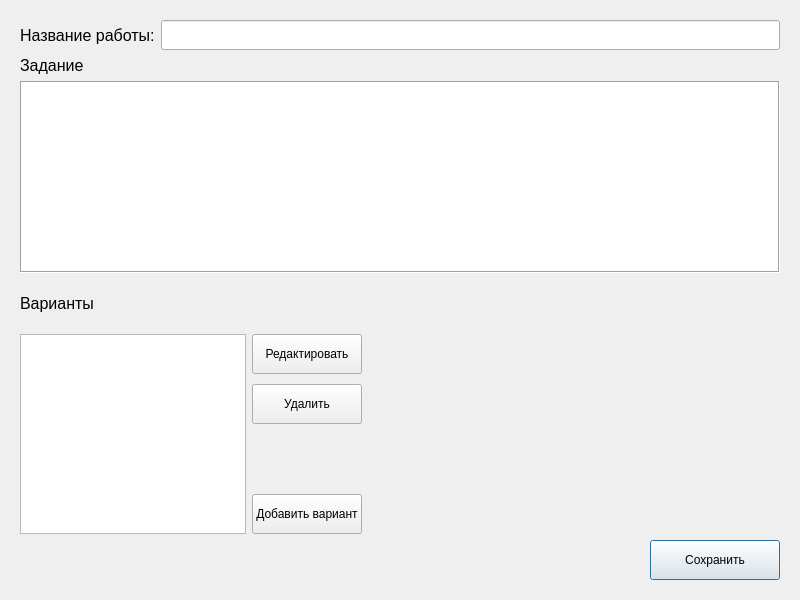
<?xml version="1.0" encoding="UTF-8"?>
<ui version="4.0">
 <class>testwindow</class>
 <widget class="QDialog" name="testwindow">
  <property name="geometry">
   <rect>
    <x>0</x>
    <y>0</y>
    <width>800</width>
    <height>600</height>
   </rect>
  </property>
  <property name="minimumSize">
   <size>
    <width>300</width>
    <height>300</height>
   </size>
  </property>
  <property name="windowTitle">
   <string>Dialog</string>
  </property>
  <layout class="QGridLayout" name="gridLayout_4">
   <item row="0" column="0">
    <widget class="QStackedWidget" name="stackedWidget">
     <property name="currentIndex">
      <number>0</number>
     </property>
     <widget class="QWidget" name="page_task">
      <layout class="QGridLayout" name="gridLayout_3">
       <item row="0" column="0">
        <layout class="QGridLayout" name="gridLayout">
         <property name="leftMargin">
          <number>0</number>
         </property>
         <item row="0" column="0" colspan="5">
          <layout class="QHBoxLayout" name="horizontalLayout">
           <item>
            <widget class="QLabel" name="label">
             <property name="font">
              <font>
               <pointsize>12</pointsize>
              </font>
             </property>
             <property name="text">
              <string>Название работы:</string>
             </property>
            </widget>
           </item>
           <item>
            <widget class="QLineEdit" name="lineEdit_lab_name">
             <property name="minimumSize">
              <size>
               <width>0</width>
               <height>30</height>
              </size>
             </property>
             <property name="font">
              <font>
               <pointsize>12</pointsize>
              </font>
             </property>
             <property name="text">
              <string/>
             </property>
            </widget>
           </item>
          </layout>
         </item>
         <item row="2" column="0" colspan="5">
          <widget class="QPlainTextEdit" name="TextEdit_lab_desc">
           <property name="font">
            <font>
             <pointsize>12</pointsize>
            </font>
           </property>
           <property name="frameShape">
            <enum>QFrame::Box</enum>
           </property>
          </widget>
         </item>
         <item row="9" column="4">
          <widget class="QPushButton" name="button_save_lab">
           <property name="minimumSize">
            <size>
             <width>130</width>
             <height>40</height>
            </size>
           </property>
           <property name="text">
            <string>Сохранить</string>
           </property>
          </widget>
         </item>
         <item row="1" column="0">
          <widget class="QLabel" name="label_2">
           <property name="font">
            <font>
             <pointsize>12</pointsize>
            </font>
           </property>
           <property name="text">
            <string>Задание</string>
           </property>
          </widget>
         </item>
         <item row="4" column="4">
          <spacer name="verticalSpacer">
           <property name="orientation">
            <enum>Qt::Vertical</enum>
           </property>
           <property name="sizeType">
            <enum>QSizePolicy::Preferred</enum>
           </property>
           <property name="sizeHint" stdset="0">
            <size>
             <width>20</width>
             <height>200</height>
            </size>
           </property>
          </spacer>
         </item>
         <item row="9" column="2">
          <spacer name="horizontalSpacer">
           <property name="orientation">
            <enum>Qt::Horizontal</enum>
           </property>
           <property name="sizeType">
            <enum>QSizePolicy::Preferred</enum>
           </property>
           <property name="sizeHint" stdset="0">
            <size>
             <width>300</width>
             <height>20</height>
            </size>
           </property>
          </spacer>
         </item>
         <item row="4" column="1">
          <layout class="QVBoxLayout" name="verticalLayout">
           <property name="spacing">
            <number>10</number>
           </property>
           <item>
            <widget class="QPushButton" name="button_edit_variant">
             <property name="minimumSize">
              <size>
               <width>0</width>
               <height>40</height>
              </size>
             </property>
             <property name="text">
              <string>Редактировать</string>
             </property>
            </widget>
           </item>
           <item>
            <widget class="QPushButton" name="button_delete_variant">
             <property name="minimumSize">
              <size>
               <width>0</width>
               <height>40</height>
              </size>
             </property>
             <property name="text">
              <string>Удалить</string>
             </property>
            </widget>
           </item>
           <item>
            <spacer name="horizontalSpacer_2">
             <property name="orientation">
              <enum>Qt::Vertical</enum>
             </property>
             <property name="sizeHint" stdset="0">
              <size>
               <width>20</width>
               <height>40</height>
              </size>
             </property>
            </spacer>
           </item>
           <item>
            <widget class="QPushButton" name="button_add_variant">
             <property name="minimumSize">
              <size>
               <width>0</width>
               <height>40</height>
              </size>
             </property>
             <property name="text">
              <string>Добавить вариант</string>
             </property>
            </widget>
           </item>
          </layout>
         </item>
         <item row="3" column="1">
          <spacer name="verticalSpacer_2">
           <property name="orientation">
            <enum>Qt::Vertical</enum>
           </property>
           <property name="sizeHint" stdset="0">
            <size>
             <width>20</width>
             <height>40</height>
            </size>
           </property>
          </spacer>
         </item>
         <item row="3" column="0">
          <widget class="QLabel" name="label_3">
           <property name="font">
            <font>
             <pointsize>12</pointsize>
            </font>
           </property>
           <property name="text">
            <string>Варианты</string>
           </property>
          </widget>
         </item>
         <item row="4" column="0">
          <widget class="QTableView" name="list_variants"/>
         </item>
        </layout>
       </item>
      </layout>
     </widget>
     <widget class="QWidget" name="page_variant">
      <layout class="QGridLayout" name="gridLayout_5">
       <item row="0" column="0">
        <layout class="QGridLayout" name="gridLayout_2">
         <property name="leftMargin">
          <number>0</number>
         </property>
         <item row="0" column="0" colspan="5">
          <layout class="QHBoxLayout" name="horizontalLayout_2">
           <item>
            <widget class="QLabel" name="label_4">
             <property name="font">
              <font>
               <pointsize>12</pointsize>
              </font>
             </property>
             <property name="text">
              <string>Вариант №</string>
             </property>
            </widget>
           </item>
           <item>
            <widget class="QLabel" name="label_number_variant">
             <property name="font">
              <font>
               <pointsize>12</pointsize>
              </font>
             </property>
             <property name="text">
              <string>10</string>
             </property>
            </widget>
           </item>
           <item>
            <spacer name="horizontalSpacer_5">
             <property name="orientation">
              <enum>Qt::Horizontal</enum>
             </property>
             <property name="sizeHint" stdset="0">
              <size>
               <width>40</width>
               <height>20</height>
              </size>
             </property>
            </spacer>
           </item>
          </layout>
         </item>
         <item row="5" column="4">
          <spacer name="verticalSpacer_3">
           <property name="orientation">
            <enum>Qt::Vertical</enum>
           </property>
           <property name="sizeType">
            <enum>QSizePolicy::Preferred</enum>
           </property>
           <property name="sizeHint" stdset="0">
            <size>
             <width>20</width>
             <height>200</height>
            </size>
           </property>
          </spacer>
         </item>
         <item row="5" column="1">
          <layout class="QVBoxLayout" name="verticalLayout_3">
           <property name="spacing">
            <number>10</number>
           </property>
           <item>
            <widget class="QPushButton" name="button_edit_tests">
             <property name="minimumSize">
              <size>
               <width>118</width>
               <height>40</height>
              </size>
             </property>
             <property name="text">
              <string>Редактировать</string>
             </property>
            </widget>
           </item>
           <item>
            <widget class="QPushButton" name="button_delete_tests">
             <property name="minimumSize">
              <size>
               <width>0</width>
               <height>40</height>
              </size>
             </property>
             <property name="text">
              <string>Удалить</string>
             </property>
            </widget>
           </item>
           <item>
            <spacer name="horizontalSpacer_4">
             <property name="orientation">
              <enum>Qt::Vertical</enum>
             </property>
             <property name="sizeHint" stdset="0">
              <size>
               <width>20</width>
               <height>40</height>
              </size>
             </property>
            </spacer>
           </item>
           <item>
            <widget class="QPushButton" name="button_add_tests">
             <property name="minimumSize">
              <size>
               <width>0</width>
               <height>40</height>
              </size>
             </property>
             <property name="text">
              <string>Добавить тест</string>
             </property>
            </widget>
           </item>
          </layout>
         </item>
         <item row="4" column="0">
          <widget class="QLabel" name="label_6">
           <property name="font">
            <font>
             <pointsize>12</pointsize>
            </font>
           </property>
           <property name="text">
            <string>Тесты</string>
           </property>
          </widget>
         </item>
         <item row="10" column="3" colspan="2">
          <widget class="QPushButton" name="button_save_variant">
           <property name="minimumSize">
            <size>
             <width>130</width>
             <height>40</height>
            </size>
           </property>
           <property name="text">
            <string>Сохранить</string>
           </property>
          </widget>
         </item>
         <item row="5" column="0">
          <widget class="QListWidget" name="listWidget_2"/>
         </item>
         <item row="2" column="0">
          <widget class="QLabel" name="label_5">
           <property name="font">
            <font>
             <pointsize>12</pointsize>
            </font>
           </property>
           <property name="text">
            <string>Задание варианта</string>
           </property>
          </widget>
         </item>
         <item row="3" column="0" colspan="5">
          <widget class="QPlainTextEdit" name="TextEdit_variant">
           <property name="font">
            <font>
             <pointsize>12</pointsize>
            </font>
           </property>
           <property name="frameShape">
            <enum>QFrame::Box</enum>
           </property>
          </widget>
         </item>
         <item row="4" column="1">
          <spacer name="verticalSpacer_4">
           <property name="orientation">
            <enum>Qt::Vertical</enum>
           </property>
           <property name="sizeHint" stdset="0">
            <size>
             <width>20</width>
             <height>40</height>
            </size>
           </property>
          </spacer>
         </item>
         <item row="10" column="2">
          <spacer name="horizontalSpacer_3">
           <property name="orientation">
            <enum>Qt::Horizontal</enum>
           </property>
           <property name="sizeType">
            <enum>QSizePolicy::Preferred</enum>
           </property>
           <property name="sizeHint" stdset="0">
            <size>
             <width>300</width>
             <height>20</height>
            </size>
           </property>
          </spacer>
         </item>
        </layout>
       </item>
      </layout>
     </widget>
     <widget class="QWidget" name="page_tests">
      <layout class="QGridLayout" name="gridLayout_10">
       <item row="0" column="0">
        <layout class="QGridLayout" name="gridLayout_6" columnstretch="70,0">
         <property name="bottomMargin">
          <number>0</number>
         </property>
         <item row="0" column="0">
          <widget class="QStackedWidget" name="stacked_widget_modes">
           <property name="currentIndex">
            <number>0</number>
           </property>
           <widget class="QWidget" name="page_code_mode">
            <layout class="QGridLayout" name="gridLayout_7">
             <item row="1" column="0" colspan="2">
              <widget class="QPlainTextEdit" name="user_code_text_edit">
               <property name="font">
                <font>
                 <pointsize>9</pointsize>
                 <weight>50</weight>
                 <bold>false</bold>
                 <strikeout>false</strikeout>
                </font>
               </property>
               <property name="frameShape">
                <enum>QFrame::Box</enum>
               </property>
               <property name="lineWrapMode">
                <enum>QPlainTextEdit::NoWrap</enum>
               </property>
               <property name="plainText">
                <string>#include &lt;iostream&gt;

using namespace std;


int main()
{
    string str;
    cin &gt;&gt; str;
    int a, b;
    cin &gt;&gt; a &gt;&gt; b;
    cout &lt;&lt; a + b &lt;&lt; endl;
    cout &lt;&lt; str;
    cout &lt;&lt; &quot;шалала ицукакитэ&quot;;
    return 0;
}</string>
               </property>
               <property name="tabStopWidth">
                <number>10000</number>
               </property>
              </widget>
             </item>
             <item row="0" column="0">
              <widget class="QLabel" name="label_insert_code">
               <property name="font">
                <font>
                 <pointsize>10</pointsize>
                </font>
               </property>
               <property name="text">
                <string>Ваш код:</string>
               </property>
              </widget>
             </item>
             <item row="2" column="0" colspan="2">
              <widget class="QPushButton" name="upload_user_code_button">
               <property name="minimumSize">
                <size>
                 <width>0</width>
                 <height>30</height>
                </size>
               </property>
               <property name="font">
                <font>
                 <pointsize>10</pointsize>
                </font>
               </property>
               <property name="text">
                <string>Запустить</string>
               </property>
              </widget>
             </item>
            </layout>
           </widget>
           <widget class="QWidget" name="page_file_mode">
            <layout class="QGridLayout" name="gridLayout_8">
             <property name="topMargin">
              <number>39</number>
             </property>
             <item row="0" column="0">
              <widget class="QListWidget" name="list_files">
               <property name="font">
                <font>
                 <pointsize>13</pointsize>
                </font>
               </property>
              </widget>
             </item>
             <item row="1" column="0">
              <widget class="QPushButton" name="button_get_files">
               <property name="minimumSize">
                <size>
                 <width>0</width>
                 <height>30</height>
                </size>
               </property>
               <property name="font">
                <font>
                 <pointsize>10</pointsize>
                </font>
               </property>
               <property name="text">
                <string>Загрузить файлы</string>
               </property>
              </widget>
             </item>
             <item row="2" column="0">
              <widget class="QPushButton" name="button_compile_file">
               <property name="minimumSize">
                <size>
                 <width>0</width>
                 <height>30</height>
                </size>
               </property>
               <property name="font">
                <font>
                 <pointsize>10</pointsize>
                </font>
               </property>
               <property name="text">
                <string>Отправить</string>
               </property>
              </widget>
             </item>
            </layout>
           </widget>
          </widget>
         </item>
         <item row="0" column="1">
          <layout class="QGridLayout" name="gridLayout_9">
           <property name="topMargin">
            <number>11</number>
           </property>
           <property name="bottomMargin">
            <number>11</number>
           </property>
           <property name="spacing">
            <number>7</number>
           </property>
           <item row="0" column="0">
            <widget class="QLabel" name="label_input_data">
             <property name="font">
              <font>
               <pointsize>10</pointsize>
              </font>
             </property>
             <property name="text">
              <string>Входные данные:</string>
             </property>
            </widget>
           </item>
           <item row="4" column="0">
            <widget class="QPushButton" name="button_switch_mode">
             <property name="minimumSize">
              <size>
               <width>0</width>
               <height>30</height>
              </size>
             </property>
             <property name="font">
              <font>
               <pointsize>10</pointsize>
              </font>
             </property>
             <property name="text">
              <string>Работа с файлами</string>
             </property>
            </widget>
           </item>
           <item row="1" column="0">
            <widget class="QPlainTextEdit" name="user_input_data">
             <property name="frameShape">
              <enum>QFrame::Box</enum>
             </property>
             <property name="lineWrapMode">
              <enum>QPlainTextEdit::NoWrap</enum>
             </property>
            </widget>
           </item>
           <item row="2" column="0">
            <widget class="QLabel" name="label_output_data">
             <property name="font">
              <font>
               <pointsize>10</pointsize>
              </font>
             </property>
             <property name="text">
              <string>Выходные данные:</string>
             </property>
            </widget>
           </item>
           <item row="5" column="0">
            <widget class="QPushButton" name="button_test_append">
             <property name="minimumSize">
              <size>
               <width>0</width>
               <height>30</height>
              </size>
             </property>
             <property name="font">
              <font>
               <pointsize>10</pointsize>
              </font>
             </property>
             <property name="text">
              <string>Добавить тест</string>
             </property>
            </widget>
           </item>
           <item row="3" column="0">
            <widget class="QPlainTextEdit" name="to_user_output_data">
             <property name="frameShape">
              <enum>QFrame::Box</enum>
             </property>
             <property name="frameShadow">
              <enum>QFrame::Sunken</enum>
             </property>
             <property name="lineWidth">
              <number>1</number>
             </property>
             <property name="midLineWidth">
              <number>0</number>
             </property>
            </widget>
           </item>
          </layout>
         </item>
        </layout>
       </item>
      </layout>
     </widget>
    </widget>
   </item>
  </layout>
 </widget>
 <resources/>
 <connections/>
</ui>
